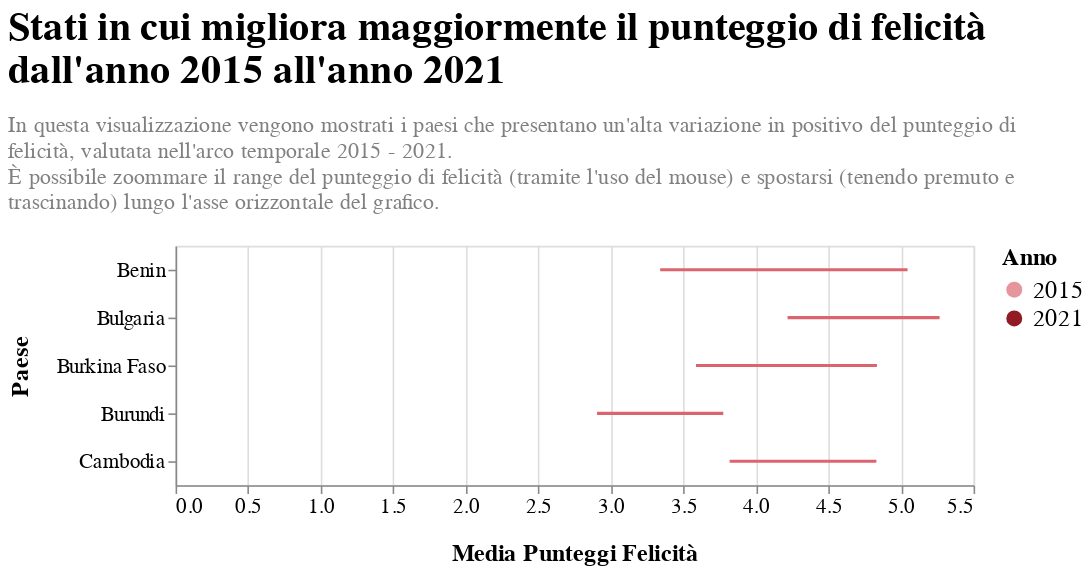

The notebook cell saved with this chart:
### Code cell
chart_migliori

### Figure 1 — Vega-Lite specification as saved in the notebook (floating-point values rounded to 4 significant figures; data arrays with more than 128 entries replaced by an {"elided": "..."} marker saying what was removed)
{"config": {"view": {"continuousWidth": 400, "continuousHeight": 300}}, "layer": [{"mark": {"type": "line", "color": "#db646f"}, "encoding": {"detail": {"field": "Country", "type": "nominal"}, "x": {"axis": {"labelFontSize": 13, "title": "Media Punteggi Felicità", "titleFontSize": 15, "titlePadding": 15}, "field": "Happiness Score", "type": "quantitative"}, "y": {"axis": {"labelFontSize": 13, "title": "Paese", "titleFontSize": 15, "titlePadding": 15}, "field": "Country", "type": "nominal"}}}, {"mark": {"type": "point", "filled": true, "opacity": 1, "size": 100}, "encoding": {"color": {"field": "Year", "legend": {"labelFontSize": 15, "titleFontSize": 15}, "scale": {"domain": ["2015", "2021"], "range": ["#e6959c", "#911a24"]}, "title": "Anno", "type": "ordinal"}, "x": {"field": "Happiness Score", "type": "quantitative"}, "y": {"field": "Country", "type": "nominal"}}, "selection": {"selector011": {"type": "interval", "bind": "scales", "encodings": ["x", "y"]}}}], "data": {"name": "data-c70d53bda4d98af933cc43e71b0ea3d1"}, "height": 150, "title": {"text": ["Stati in cui migliora maggiormente il punteggio di felicità", "dall'anno 2015 all'anno 2021"], "align": "left", "anchor": "start", "color": "black", "fontSize": 25, "fontWeight": "bold", "subtitle": ["In questa visualizzazione vengono mostrati i paesi che presentano un'alta variazione in positivo del punteggio di", " felicità, valutata nell'arco temporale 2015 - 2021.", " È possibile zoommare il range del punteggio di felicità (tramite l'uso del mouse) e spostarsi (tenendo premuto e ", " trascinando) lungo l'asse orizzontale del grafico.", " "], "subtitleColor": "gray", "subtitleFontSize": 14, "subtitlePadding": 15}, "transform": [{"filter": {"field": "Country", "oneOf": ["Benin", "Bulgaria", "Burkina Faso", "Burundi", "Cambodia"]}}, {"filter": {"field": "Year", "oneOf": [2015, 2021]}}], "width": 500, "$schema": "https://vega.github.io/schema/vega-lite/v4.17.0.json", "datasets": {"data-c70d53bda4d98af933cc43e71b0ea3d1": {"elided": "973 records"}}}
